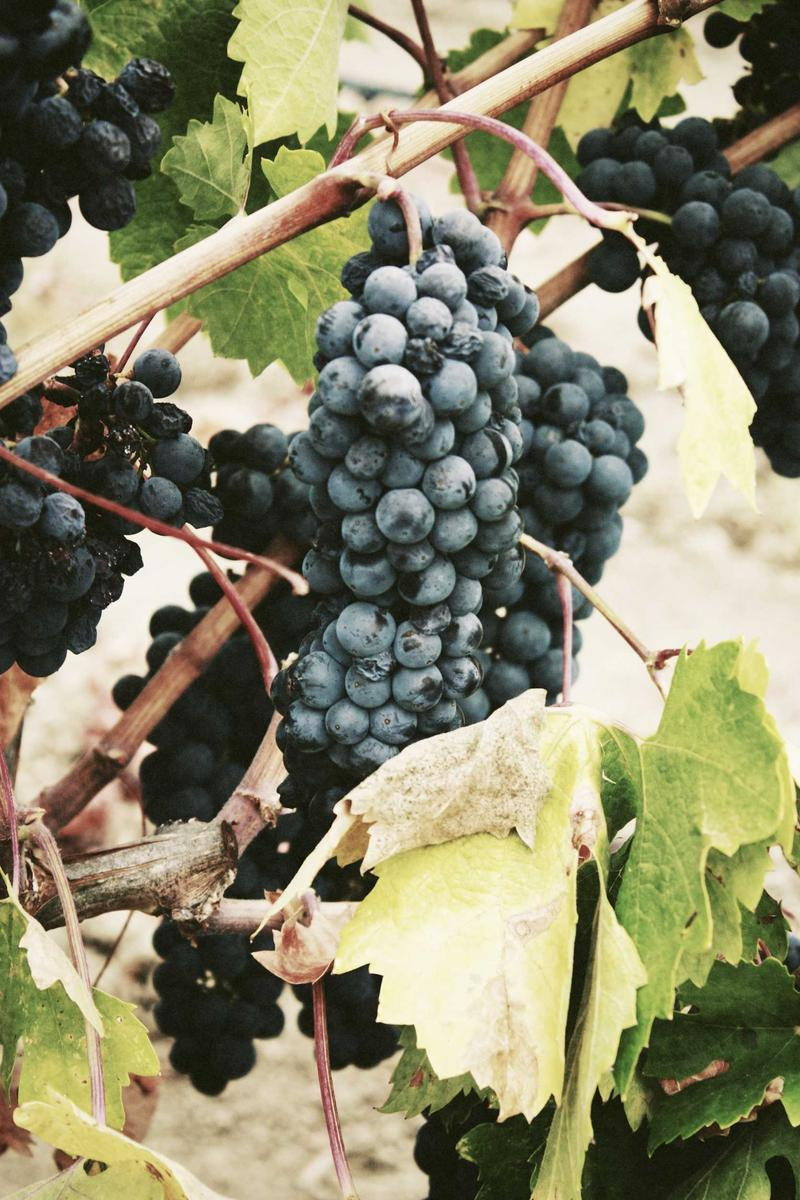
#> input picture python/targets/grape.jpg, 800 x 1200 px
$ python -i live_schedule.py   (imports and definitions only)
#> lines starting #> are read from the running program, lines starting #| are printed output that depends on the picture
from __future__ import annotations

from dataclasses import dataclass, replace
from pathlib import Path
from typing import Callable, Sequence

import numpy as np
from PIL import Image
from scipy.ndimage import gaussian_filter, uniform_filter

from src.live_optimizer import LiveJointOptimizer, LiveOptimizerConfig
from src.live_renderer import (
    SHAPE_ANNULAR_SEGMENT,
    SHAPE_BEZIER_PATCH,
    SHAPE_ELLIPSE,
    SHAPE_THIN_STROKE,
    SHAPE_TRIANGLE,
    LivePolygonBatch,
    SoftRasterizer,
)


@dataclass(frozen=True)
class GrowthEvent:
    cycle_index: int
    target_region_center: tuple[float, float]
    placed_center: tuple[float, float]
    distance_to_target: float


@dataclass(frozen=True)
class GrowthCycleResult:
    cycle_index: int
    batch_size: int
    loss_before_cycle: float
    loss_before_addition: float
    loss_after_cycle: float
    optimization_steps: int
    converged_before_addition: bool


@dataclass(frozen=True)
class MultiResolutionRoundResult:
    round_name: str
    resolution: int
    loss_start: float
    loss_end: float
    boundary_error: float
    polygon_count: int
    optimization_steps: int


@dataclass(frozen=True)
class MultiResolutionResult:
    rounds: list[MultiResolutionRoundResult]
    total_optimization_steps: int
    final_loss: float


@dataclass(frozen=True)
class ResidualDecomposition:
    residual: np.ndarray
    low_frequency: np.ndarray
    high_frequency: np.ndarray


# [1344 lines left out: functions default_growth_batch_schedule, make_empty_live_batch, make_random_live_batch_with_bounds, make_grid_seeded_batch, _resize_rgb, _softness_for_step and 18 more, not called in this run]

>>> import cv2
>>> picture = cv2.imread('../targets/grape.jpg', cv2.IMREAD_GRAYSCALE)
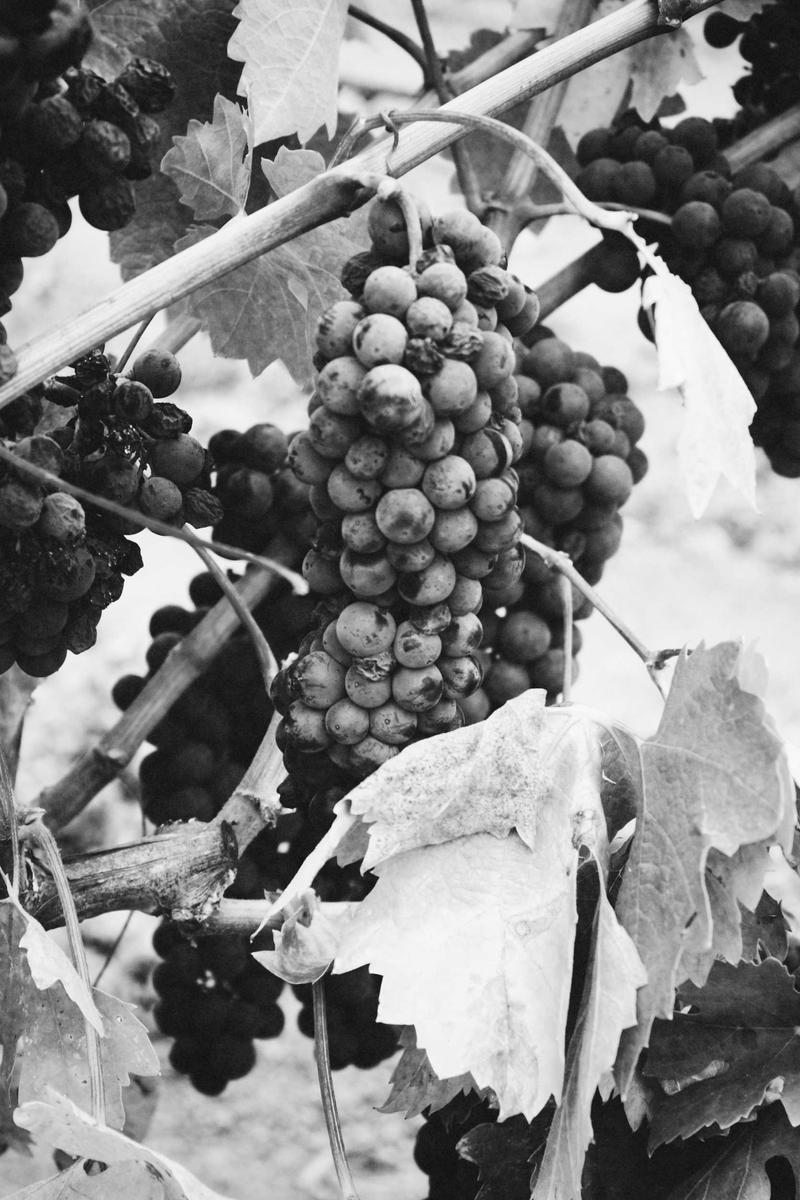
#> picture: shape (1200, 800); min 0, max 255, mean 131.4
#> (the run stopped early here; a loop or call above may not have finished)
